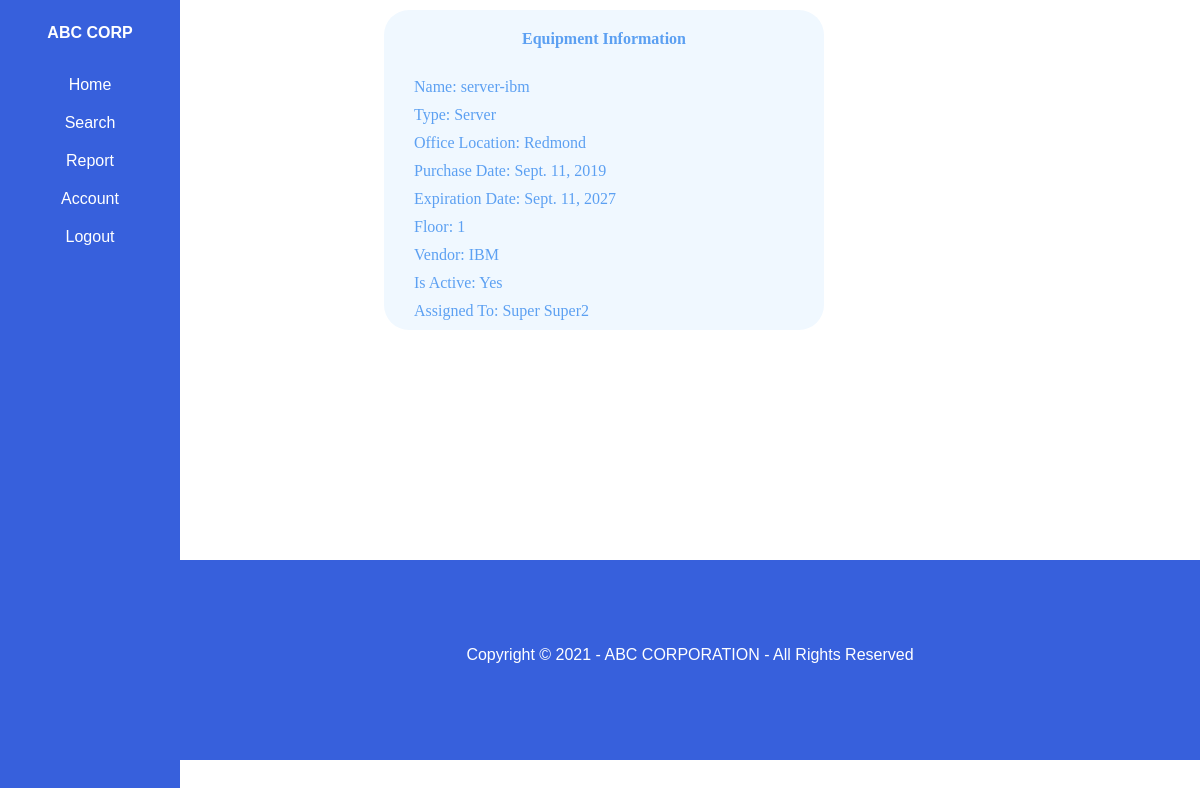
Page /displayEquipment/3 (signed in) on the earlier database version.
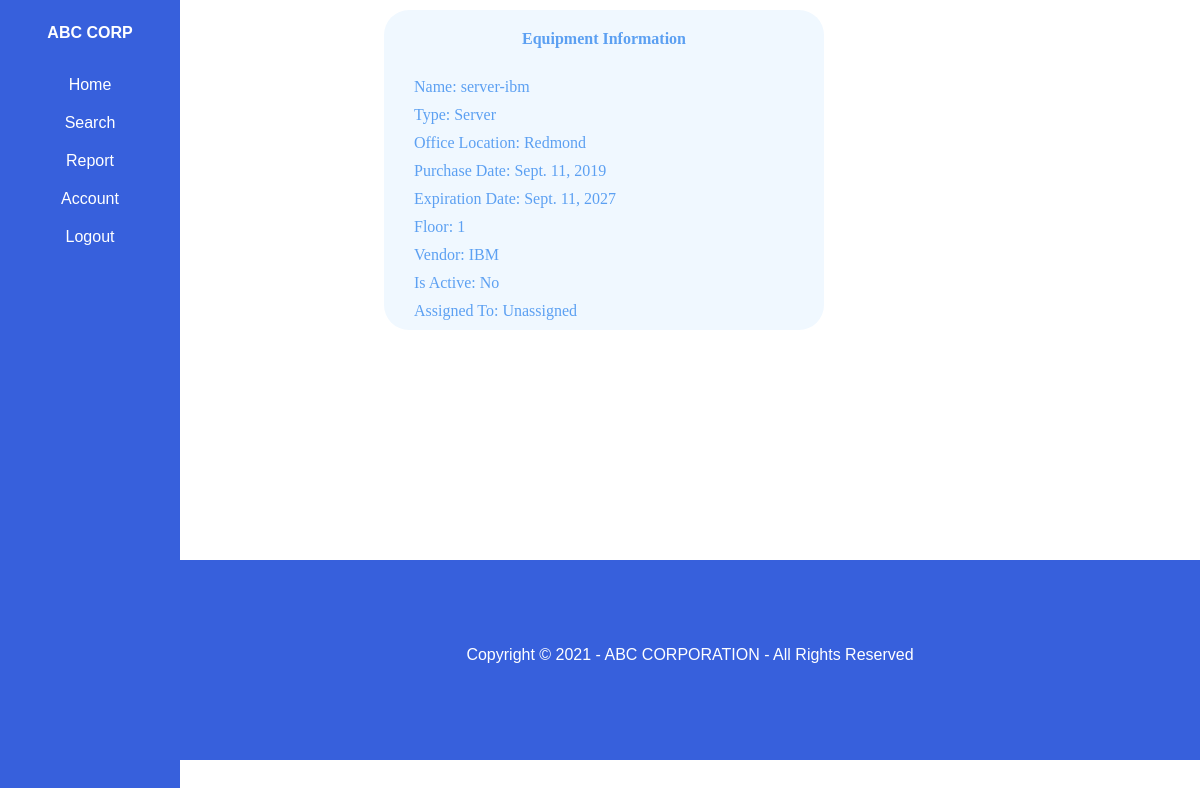
Same page on the later database version.
### ABC_INVENTORY/models.py (models this page shows, shortened)
class Equipment(models.Model):
    TYPES = (
			('Laptop', 'Laptop'),
			('Desktop', 'Desktop'),
            ('Server', 'Server'),
			('Printer', 'Printer'),
            ('Mobile Device', 'Mobile Device')
			)
    name = models.CharField(max_length=150, null=True)
    assignedTo = models.ForeignKey(User, null=True, on_delete=models.CASCADE)
    officeLocation = models.ForeignKey(Location, null=True, on_delete=models.CASCADE)
    vendor = models.ForeignKey(Vendor, null=True, on_delete=models.CASCADE)
    equipmentType = models.CharField(max_length=200, null=True, choices=TYPES)
    purchaseDate = models.DateField(null=True)
    expirationDate = models.DateField(null=True)
    floor = models.CharField(max_length=100, null=True)
    is_active = models.BooleanField(default=True)

class User(AbstractBaseUser, PermissionsMixin):
    firstName = models.CharField(max_length=150, null=True)
    lastName = models.CharField(max_length=150, null=True)
    email = models.EmailField(gettext_lazy('email address'),unique=True)
    phone = models.CharField(max_length=25, null=True)
    address = models.CharField(max_length=150, null=True)
    officeLocation = models.ForeignKey(Location, null=True, on_delete=models.CASCADE)
    is_active = models.BooleanField(default=True)
    is_staff = models.BooleanField(default=True)
    is_admin = models.BooleanField(default=False)
    objects = CustomAccountManager()
    USERNAME_FIELD = 'email'
    REQUIRED_FIELDS = ['firstName','lastName']
    def __str__(self):
        return str(self.firstName)+' '+str(self.lastName)

class Location(models.Model):
    name = models.CharField(max_length=150, null=True)
    is_active = models.BooleanField(default=True)
    def __str__(self):
        return self.name

class Vendor(models.Model):
    name = models.CharField(max_length=150, null=True)
    address = models.CharField(max_length=200, null=True)
    email = models.EmailField(gettext_lazy('email address'),unique=False)
    phone = models.CharField(max_length=25, null=True)
    is_active = models.BooleanField(default=True)
    def __str__(self):
        return self.name

### ABC_INVENTORY/views.py (the view)
# urls.py: path('displayEquipment/<int:equipmentId>', views.displayEquipment, name="displayEquipment"),
def displayEquipment(request, equipmentId):
    e = Equipment.objects.get(id=equipmentId)
    date = datetime.date.today()
    navigationPage = 'usernav.html'
    if request.user.is_admin:
        navigationPage = 'adminnav.html'
    context = {'equipment':e, 'navigationPage' : navigationPage, 'date': date}
    return render(request, 'displayEquipment.html', context)

### ABC_INVENTORY/templates/displayEquipment.html (shortened to what this page needs)
{% extends navigationPage %}
{% load static %}
{% block content %}
    <!DOCTYPE html>
        <head>
            <link rel="stylesheet" type="text/css" href="{% static '/css/display.css' %}">
        </head>
        <body>
          <div class="container1">
            <div class="row justify-content-center">
              <div class="col-12 col-sm-6 col-md-3">
                <div class="box">
                  <div class="user-heading">
                    Equipment Information
                  </div>
                  <div class="info">
                      <div class="user-info" id="name">Name: {{equipment.name}}</div>
                      <div class="user-info" id="type">Type: {{equipment.equipmentType}}</div>
                      <div class="user-info" id="type">Office Location: {{equipment.officeLocation}}</div>
                      <div class="user-info" id="purchaseDate">Purchase Date: {{equipment.purchaseDate}}</div>
                      <div class="user-info" id="expiration">Expiration Date: {{equipment.expirationDate}}</div>
                      <div class="user-info" id="floor">Floor: {{equipment.floor}}</div>
                      <div class="user-info" id="phone">Vendor: {{equipment.vendor}}</div>
                      {% if equipment.is_active %}
                        <div class="user-info" id="is_active">Is Active: Yes</div>
                      {% else %}
                        <div class="user-info" id="is_active">Is Active: No</div>
                      {% endif %}
                      <div class="user-info" id="phone">Assigned To: {{equipment.assignedTo}}</div>
                  </div>
              </div>
            </div>
          </div>
        </body>
        <footer class="footer">
            <div id="footer-text">
                <p>Copyright &copy; {{date.year}} - ABC CORPORATION - All Rights Reserved</p>
            </div>
        </footer>
    </html>
{% endblock %}

Differences in the rows shown:
changed Equipment "server-ibm": is_active True → False (drawn); assignedTo "Super Super2" → "Unassigned"
Other differences:
text no longer shown: "Is Active: Yes"
text now shown: "Is Active: No"
